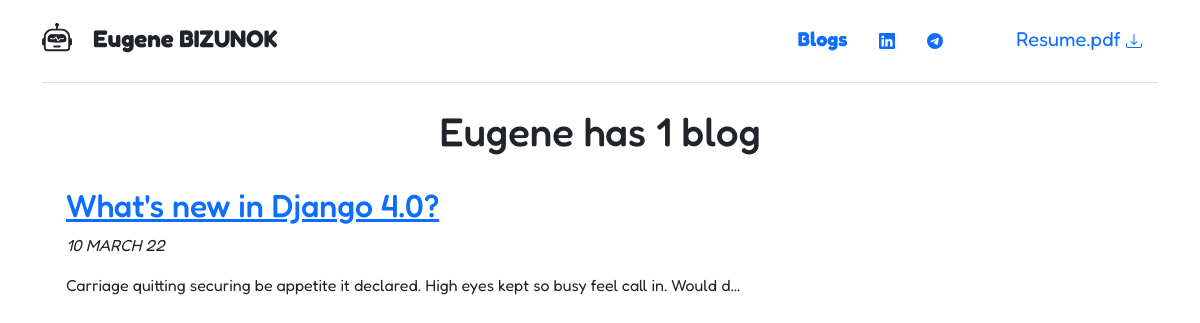
Screenshot of /blog/ with the database file from the repository.
### blog/models.py (models this page shows, shortened)
class Blog(models.Model):
    title = models.CharField(max_length=64)
    date = models.DateField()
    description = models.CharField(max_length=248)
    textar = models.TextField(default='')

### blog/views.py (the view)
# urls.py: path('', views.all_blogs, name='allblogs'),
def all_blogs(request):
    blogs = Blog.objects.order_by('-date')
    return render(request, 'blog/all_blogs.html', {'blogs':blogs})

### blog/templates/blog/all_blogs.html
{% extends 'base.html'%}
{% block body %}
<h1>Eugene has {{ blogs.count }} blog{{ blogs.count|pluralize }}</<h4></h4>
<br>
<div class="container text-start">
{% for blog in blogs %}
<a href="{% url 'blog:detail' blog.id %}"><h2>{{ blog.title }}</h2></a>
<p class="fst-italic">{{ blog.date|date:'d F y'|upper }}</p>
<p class="fst-normal">{{ blog.description|safe|truncatechars:100 }}</p>
<br>
{% endfor %}
</div>
{% endblock %}

### portfolio/static/portfolio/style.css (style rules this page uses)
body { font-family: 'Fredoka', sans-serif; }

### rows the page displays
Blog: title "What's new in Django 4.0?", date "10 MARCH 22", description "Carriage quitting securing be appetite it declared. High eyes kept so busy feel call in. Would d…"

### other values shown
{{ blogs.count }} "1"
